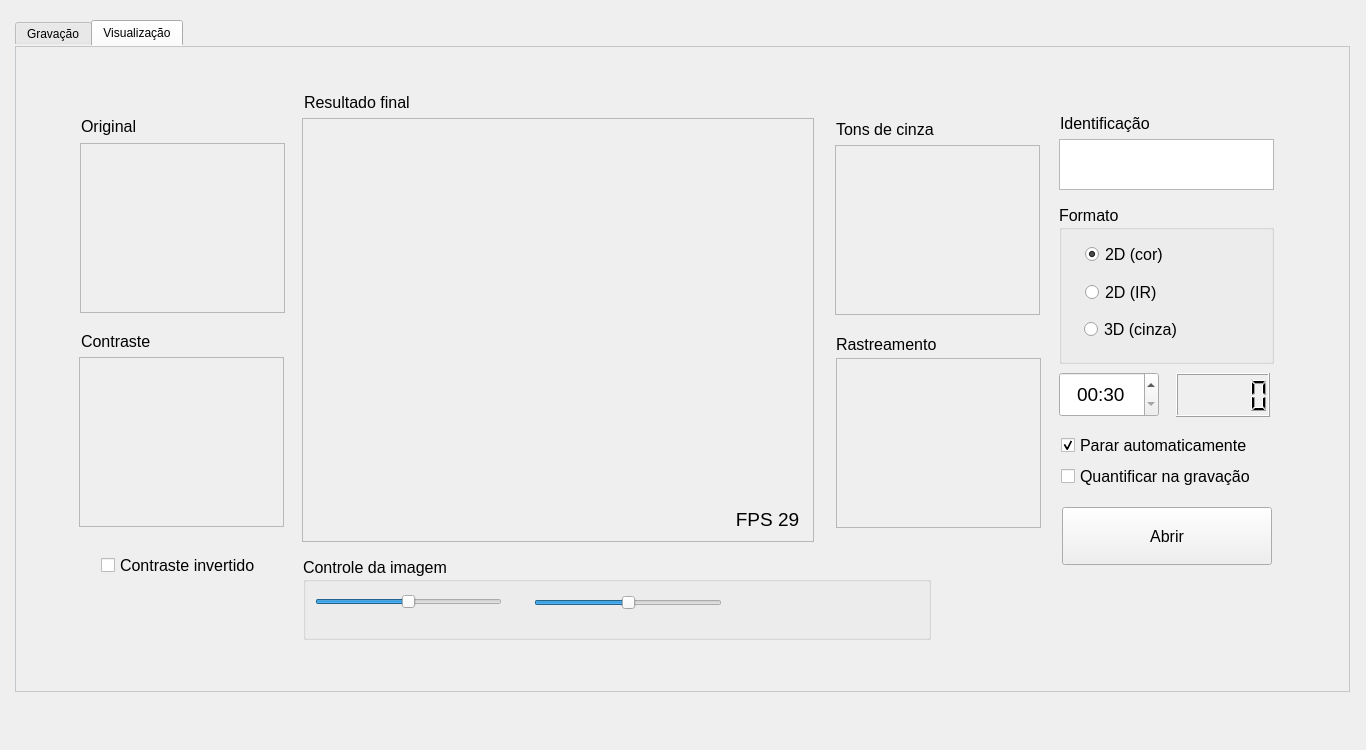
<?xml version="1.0" encoding="UTF-8"?>
<ui version="4.0">
 <class>MainWindow</class>
 <widget class="QMainWindow" name="MainWindow">
  <property name="windowModality">
   <enum>Qt::NonModal</enum>
  </property>
  <property name="geometry">
   <rect>
    <x>0</x>
    <y>0</y>
    <width>1366</width>
    <height>750</height>
   </rect>
  </property>
  <property name="maximumSize">
   <size>
    <width>16777215</width>
    <height>16777212</height>
   </size>
  </property>
  <property name="contextMenuPolicy">
   <enum>Qt::NoContextMenu</enum>
  </property>
  <property name="windowTitle">
   <string>Expt-o Morris</string>
  </property>
  <widget class="QWidget" name="centralWidget">
   <widget class="QTabWidget" name="tabViews">
    <property name="geometry">
     <rect>
      <x>15</x>
      <y>20</y>
      <width>1335</width>
      <height>672</height>
     </rect>
    </property>
    <property name="autoFillBackground">
     <bool>true</bool>
    </property>
    <property name="styleSheet">
     <string notr="true">QTabWidget::pane { /* The tab widget frame */
    border: 1px solid #C2C7CB;
}</string>
    </property>
    <property name="tabPosition">
     <enum>QTabWidget::North</enum>
    </property>
    <property name="currentIndex">
     <number>1</number>
    </property>
    <property name="movable">
     <bool>false</bool>
    </property>
    <widget class="QWidget" name="tab">
     <attribute name="title">
      <string>Gravação</string>
     </attribute>
     <widget class="QLabel" name="lblViewResultado">
      <property name="geometry">
       <rect>
        <x>293</x>
        <y>72</y>
        <width>512</width>
        <height>424</height>
       </rect>
      </property>
      <property name="minimumSize">
       <size>
        <width>0</width>
        <height>0</height>
       </size>
      </property>
      <property name="maximumSize">
       <size>
        <width>10000000</width>
        <height>10000000</height>
       </size>
      </property>
      <property name="baseSize">
       <size>
        <width>424</width>
        <height>424</height>
       </size>
      </property>
      <property name="mouseTracking">
       <bool>false</bool>
      </property>
      <property name="focusPolicy">
       <enum>Qt::TabFocus</enum>
      </property>
      <property name="contextMenuPolicy">
       <enum>Qt::CustomContextMenu</enum>
      </property>
      <property name="autoFillBackground">
       <bool>true</bool>
      </property>
      <property name="frameShape">
       <enum>QFrame::StyledPanel</enum>
      </property>
      <property name="text">
       <string/>
      </property>
      <property name="alignment">
       <set>Qt::AlignCenter</set>
      </property>
      <property name="indent">
       <number>0</number>
      </property>
     </widget>
     <widget class="QPushButton" name="btnGravar">
      <property name="geometry">
       <rect>
        <x>1050</x>
        <y>451</y>
        <width>216</width>
        <height>63</height>
       </rect>
      </property>
      <property name="minimumSize">
       <size>
        <width>3</width>
        <height>0</height>
       </size>
      </property>
      <property name="maximumSize">
       <size>
        <width>16777215</width>
        <height>16777215</height>
       </size>
      </property>
      <property name="font">
       <font>
        <pointsize>12</pointsize>
       </font>
      </property>
      <property name="text">
       <string>Gravar</string>
      </property>
     </widget>
     <widget class="QLabel" name="lblFPS">
      <property name="geometry">
       <rect>
        <x>712</x>
        <y>455</y>
        <width>89</width>
        <height>34</height>
       </rect>
      </property>
      <property name="font">
       <font>
        <pointsize>14</pointsize>
       </font>
      </property>
      <property name="text">
       <string>FPS 29</string>
      </property>
      <property name="alignment">
       <set>Qt::AlignCenter</set>
      </property>
     </widget>
     <widget class="QTimeEdit" name="cboTimerLimite">
      <property name="geometry">
       <rect>
        <x>1048</x>
        <y>325</y>
        <width>100</width>
        <height>45</height>
       </rect>
      </property>
      <property name="font">
       <font>
        <pointsize>14</pointsize>
       </font>
      </property>
      <property name="alignment">
       <set>Qt::AlignCenter</set>
      </property>
      <property name="displayFormat">
       <string>mm:ss</string>
      </property>
      <property name="time">
       <time>
        <hour>0</hour>
        <minute>0</minute>
        <second>30</second>
       </time>
      </property>
     </widget>
     <widget class="QGroupBox" name="grpFormato">
      <property name="geometry">
       <rect>
        <x>1048</x>
        <y>158</y>
        <width>215</width>
        <height>159</height>
       </rect>
      </property>
      <property name="font">
       <font>
        <pointsize>12</pointsize>
       </font>
      </property>
      <property name="title">
       <string>Formato</string>
      </property>
      <widget class="QRadioButton" name="rdb2Dinfra">
       <property name="geometry">
        <rect>
         <x>26</x>
         <y>74</y>
         <width>84</width>
         <height>27</height>
        </rect>
       </property>
       <property name="font">
        <font>
         <pointsize>12</pointsize>
        </font>
       </property>
       <property name="text">
        <string>2D (IR)</string>
       </property>
      </widget>
      <widget class="QRadioButton" name="rdb3Dcinza">
       <property name="geometry">
        <rect>
         <x>25</x>
         <y>111</y>
         <width>102</width>
         <height>27</height>
        </rect>
       </property>
       <property name="font">
        <font>
         <pointsize>12</pointsize>
        </font>
       </property>
       <property name="text">
        <string>3D (cinza)</string>
       </property>
      </widget>
      <widget class="QRadioButton" name="rdb2Dcinza">
       <property name="geometry">
        <rect>
         <x>26</x>
         <y>36</y>
         <width>105</width>
         <height>27</height>
        </rect>
       </property>
       <property name="font">
        <font>
         <pointsize>12</pointsize>
        </font>
       </property>
       <property name="text">
        <string>2D (cor)</string>
       </property>
       <property name="checked">
        <bool>true</bool>
       </property>
      </widget>
     </widget>
     <widget class="QTextEdit" name="txtId">
      <property name="geometry">
       <rect>
        <x>1058</x>
        <y>102</y>
        <width>194</width>
        <height>31</height>
       </rect>
      </property>
      <property name="font">
       <font>
        <pointsize>14</pointsize>
        <weight>50</weight>
        <bold>false</bold>
       </font>
      </property>
      <property name="frameShape">
       <enum>QFrame::NoFrame</enum>
      </property>
     </widget>
     <widget class="QLabel" name="lblFPSIR_2">
      <property name="geometry">
       <rect>
        <x>1049</x>
        <y>63</y>
        <width>107</width>
        <height>27</height>
       </rect>
      </property>
      <property name="font">
       <font>
        <pointsize>12</pointsize>
       </font>
      </property>
      <property name="text">
       <string>Identificação</string>
      </property>
     </widget>
     <widget class="QTextEdit" name="textEdit">
      <property name="enabled">
       <bool>true</bool>
      </property>
      <property name="geometry">
       <rect>
        <x>1048</x>
        <y>92</y>
        <width>215</width>
        <height>51</height>
       </rect>
      </property>
      <property name="readOnly">
       <bool>true</bool>
      </property>
     </widget>
     <widget class="QCheckBox" name="chkTrack">
      <property name="geometry">
       <rect>
        <x>1050</x>
        <y>420</y>
        <width>216</width>
        <height>19</height>
       </rect>
      </property>
      <property name="font">
       <font>
        <pointsize>12</pointsize>
       </font>
      </property>
      <property name="text">
       <string>Quantificar na gravação</string>
      </property>
     </widget>
     <widget class="QCheckBox" name="chkPararAuto">
      <property name="geometry">
       <rect>
        <x>1050</x>
        <y>388</y>
        <width>215</width>
        <height>20</height>
       </rect>
      </property>
      <property name="font">
       <font>
        <pointsize>12</pointsize>
       </font>
      </property>
      <property name="text">
       <string>Parar automaticamente</string>
      </property>
      <property name="checked">
       <bool>true</bool>
      </property>
     </widget>
     <widget class="QLCDNumber" name="lcdDisplay">
      <property name="geometry">
       <rect>
        <x>1165</x>
        <y>326</y>
        <width>94</width>
        <height>44</height>
       </rect>
      </property>
      <property name="frameShape">
       <enum>QFrame::Box</enum>
      </property>
      <property name="frameShadow">
       <enum>QFrame::Raised</enum>
      </property>
      <property name="segmentStyle">
       <enum>QLCDNumber::Filled</enum>
      </property>
     </widget>
     <widget class="QLabel" name="lblViewOriginal">
      <property name="geometry">
       <rect>
        <x>69</x>
        <y>96</y>
        <width>205</width>
        <height>170</height>
       </rect>
      </property>
      <property name="minimumSize">
       <size>
        <width>10</width>
        <height>10</height>
       </size>
      </property>
      <property name="maximumSize">
       <size>
        <width>1000000</width>
        <height>1000000</height>
       </size>
      </property>
      <property name="baseSize">
       <size>
        <width>424</width>
        <height>424</height>
       </size>
      </property>
      <property name="mouseTracking">
       <bool>false</bool>
      </property>
      <property name="focusPolicy">
       <enum>Qt::TabFocus</enum>
      </property>
      <property name="contextMenuPolicy">
       <enum>Qt::CustomContextMenu</enum>
      </property>
      <property name="autoFillBackground">
       <bool>true</bool>
      </property>
      <property name="frameShape">
       <enum>QFrame::StyledPanel</enum>
      </property>
      <property name="text">
       <string/>
      </property>
      <property name="alignment">
       <set>Qt::AlignCenter</set>
      </property>
      <property name="indent">
       <number>0</number>
      </property>
     </widget>
     <widget class="QLabel" name="lblViewContraste">
      <property name="geometry">
       <rect>
        <x>68</x>
        <y>310</y>
        <width>205</width>
        <height>170</height>
       </rect>
      </property>
      <property name="minimumSize">
       <size>
        <width>10</width>
        <height>10</height>
       </size>
      </property>
      <property name="maximumSize">
       <size>
        <width>1000000</width>
        <height>1000000</height>
       </size>
      </property>
      <property name="baseSize">
       <size>
        <width>424</width>
        <height>424</height>
       </size>
      </property>
      <property name="mouseTracking">
       <bool>false</bool>
      </property>
      <property name="focusPolicy">
       <enum>Qt::TabFocus</enum>
      </property>
      <property name="contextMenuPolicy">
       <enum>Qt::CustomContextMenu</enum>
      </property>
      <property name="autoFillBackground">
       <bool>true</bool>
      </property>
      <property name="frameShape">
       <enum>QFrame::StyledPanel</enum>
      </property>
      <property name="text">
       <string/>
      </property>
      <property name="alignment">
       <set>Qt::AlignCenter</set>
      </property>
      <property name="indent">
       <number>0</number>
      </property>
     </widget>
     <widget class="QLabel" name="lblFPSIR_3">
      <property name="geometry">
       <rect>
        <x>293</x>
        <y>42</y>
        <width>107</width>
        <height>27</height>
       </rect>
      </property>
      <property name="font">
       <font>
        <pointsize>12</pointsize>
       </font>
      </property>
      <property name="text">
       <string>Resultado final</string>
      </property>
     </widget>
     <widget class="QLabel" name="lblFPSIR_4">
      <property name="geometry">
       <rect>
        <x>70</x>
        <y>66</y>
        <width>107</width>
        <height>27</height>
       </rect>
      </property>
      <property name="font">
       <font>
        <pointsize>12</pointsize>
       </font>
      </property>
      <property name="text">
       <string>Original</string>
      </property>
     </widget>
     <widget class="QLabel" name="lblFPSIR_5">
      <property name="geometry">
       <rect>
        <x>70</x>
        <y>281</y>
        <width>107</width>
        <height>27</height>
       </rect>
      </property>
      <property name="font">
       <font>
        <pointsize>12</pointsize>
       </font>
      </property>
      <property name="text">
       <string>Contraste</string>
      </property>
     </widget>
     <widget class="QLabel" name="lblViewRastreamento">
      <property name="geometry">
       <rect>
        <x>825</x>
        <y>311</y>
        <width>205</width>
        <height>170</height>
       </rect>
      </property>
      <property name="minimumSize">
       <size>
        <width>10</width>
        <height>10</height>
       </size>
      </property>
      <property name="maximumSize">
       <size>
        <width>1000000</width>
        <height>1000000</height>
       </size>
      </property>
      <property name="baseSize">
       <size>
        <width>424</width>
        <height>424</height>
       </size>
      </property>
      <property name="mouseTracking">
       <bool>false</bool>
      </property>
      <property name="focusPolicy">
       <enum>Qt::TabFocus</enum>
      </property>
      <property name="contextMenuPolicy">
       <enum>Qt::CustomContextMenu</enum>
      </property>
      <property name="autoFillBackground">
       <bool>true</bool>
      </property>
      <property name="frameShape">
       <enum>QFrame::StyledPanel</enum>
      </property>
      <property name="text">
       <string/>
      </property>
      <property name="alignment">
       <set>Qt::AlignCenter</set>
      </property>
      <property name="indent">
       <number>0</number>
      </property>
     </widget>
     <widget class="QLabel" name="lblViewCinza">
      <property name="geometry">
       <rect>
        <x>824</x>
        <y>98</y>
        <width>205</width>
        <height>170</height>
       </rect>
      </property>
      <property name="minimumSize">
       <size>
        <width>10</width>
        <height>10</height>
       </size>
      </property>
      <property name="maximumSize">
       <size>
        <width>1000000</width>
        <height>1000000</height>
       </size>
      </property>
      <property name="baseSize">
       <size>
        <width>424</width>
        <height>424</height>
       </size>
      </property>
      <property name="mouseTracking">
       <bool>false</bool>
      </property>
      <property name="focusPolicy">
       <enum>Qt::TabFocus</enum>
      </property>
      <property name="contextMenuPolicy">
       <enum>Qt::CustomContextMenu</enum>
      </property>
      <property name="autoFillBackground">
       <bool>true</bool>
      </property>
      <property name="frameShape">
       <enum>QFrame::StyledPanel</enum>
      </property>
      <property name="text">
       <string/>
      </property>
      <property name="alignment">
       <set>Qt::AlignCenter</set>
      </property>
      <property name="indent">
       <number>0</number>
      </property>
     </widget>
     <widget class="QLabel" name="lblFPSIR_6">
      <property name="geometry">
       <rect>
        <x>825</x>
        <y>284</y>
        <width>107</width>
        <height>27</height>
       </rect>
      </property>
      <property name="font">
       <font>
        <pointsize>12</pointsize>
       </font>
      </property>
      <property name="text">
       <string>Rastreamento</string>
      </property>
     </widget>
     <widget class="QLabel" name="lblFPSIR_7">
      <property name="geometry">
       <rect>
        <x>825</x>
        <y>70</y>
        <width>107</width>
        <height>24</height>
       </rect>
      </property>
      <property name="font">
       <font>
        <pointsize>12</pointsize>
       </font>
      </property>
      <property name="text">
       <string>Tons de cinza</string>
      </property>
     </widget>
     <widget class="QGroupBox" name="groupBox">
      <property name="geometry">
       <rect>
        <x>292</x>
        <y>510</y>
        <width>628</width>
        <height>83</height>
       </rect>
      </property>
      <property name="font">
       <font>
        <pointsize>12</pointsize>
       </font>
      </property>
      <property name="title">
       <string>Controle da imagem</string>
      </property>
      <widget class="QSlider" name="sliderContraste">
       <property name="geometry">
        <rect>
         <x>12</x>
         <y>34</y>
         <width>187</width>
         <height>21</height>
        </rect>
       </property>
       <property name="minimum">
        <number>0</number>
       </property>
       <property name="maximum">
        <number>255</number>
       </property>
       <property name="value">
        <number>127</number>
       </property>
       <property name="orientation">
        <enum>Qt::Horizontal</enum>
       </property>
      </widget>
      <widget class="QSlider" name="sliderCirculo">
       <property name="geometry">
        <rect>
         <x>231</x>
         <y>35</y>
         <width>188</width>
         <height>22</height>
        </rect>
       </property>
       <property name="minimum">
        <number>100</number>
       </property>
       <property name="maximum">
        <number>212</number>
       </property>
       <property name="value">
        <number>156</number>
       </property>
       <property name="sliderPosition">
        <number>156</number>
       </property>
       <property name="orientation">
        <enum>Qt::Horizontal</enum>
       </property>
      </widget>
     </widget>
     <widget class="QCheckBox" name="chkInvertido">
      <property name="geometry">
       <rect>
        <x>90</x>
        <y>510</y>
        <width>183</width>
        <height>17</height>
       </rect>
      </property>
      <property name="font">
       <font>
        <pointsize>12</pointsize>
       </font>
      </property>
      <property name="text">
       <string>Contraste invertido</string>
      </property>
      <property name="checked">
       <bool>false</bool>
      </property>
     </widget>
     <zorder>textEdit</zorder>
     <zorder>lblViewResultado</zorder>
     <zorder>btnGravar</zorder>
     <zorder>lblFPS</zorder>
     <zorder>cboTimerLimite</zorder>
     <zorder>grpFormato</zorder>
     <zorder>txtId</zorder>
     <zorder>lblFPSIR_2</zorder>
     <zorder>chkTrack</zorder>
     <zorder>chkPararAuto</zorder>
     <zorder>lcdDisplay</zorder>
     <zorder>lblViewOriginal</zorder>
     <zorder>lblViewContraste</zorder>
     <zorder>lblFPSIR_3</zorder>
     <zorder>lblFPSIR_4</zorder>
     <zorder>lblFPSIR_5</zorder>
     <zorder>lblViewRastreamento</zorder>
     <zorder>lblViewCinza</zorder>
     <zorder>lblFPSIR_6</zorder>
     <zorder>lblFPSIR_7</zorder>
     <zorder>groupBox</zorder>
     <zorder>chkInvertido</zorder>
    </widget>
    <widget class="QWidget" name="tab_2">
     <attribute name="title">
      <string>Visualização</string>
     </attribute>
     <widget class="QPushButton" name="btnVisualizar">
      <property name="geometry">
       <rect>
        <x>1046</x>
        <y>460</y>
        <width>210</width>
        <height>58</height>
       </rect>
      </property>
      <property name="font">
       <font>
        <pointsize>12</pointsize>
       </font>
      </property>
      <property name="text">
       <string>Abrir</string>
      </property>
     </widget>
     <widget class="QLabel" name="lblViewPlay">
      <property name="geometry">
       <rect>
        <x>286</x>
        <y>71</y>
        <width>512</width>
        <height>424</height>
       </rect>
      </property>
      <property name="minimumSize">
       <size>
        <width>512</width>
        <height>424</height>
       </size>
      </property>
      <property name="maximumSize">
       <size>
        <width>512</width>
        <height>424</height>
       </size>
      </property>
      <property name="baseSize">
       <size>
        <width>512</width>
        <height>424</height>
       </size>
      </property>
      <property name="mouseTracking">
       <bool>false</bool>
      </property>
      <property name="focusPolicy">
       <enum>Qt::TabFocus</enum>
      </property>
      <property name="contextMenuPolicy">
       <enum>Qt::CustomContextMenu</enum>
      </property>
      <property name="autoFillBackground">
       <bool>true</bool>
      </property>
      <property name="frameShape">
       <enum>QFrame::StyledPanel</enum>
      </property>
      <property name="text">
       <string/>
      </property>
      <property name="alignment">
       <set>Qt::AlignCenter</set>
      </property>
      <property name="indent">
       <number>0</number>
      </property>
     </widget>
     <widget class="QCheckBox" name="chkPararAuto_2">
      <property name="geometry">
       <rect>
        <x>1045</x>
        <y>388</y>
        <width>215</width>
        <height>20</height>
       </rect>
      </property>
      <property name="font">
       <font>
        <pointsize>12</pointsize>
       </font>
      </property>
      <property name="text">
       <string>Parar automaticamente</string>
      </property>
      <property name="checked">
       <bool>true</bool>
      </property>
     </widget>
     <widget class="QTextEdit" name="txtId_2">
      <property name="geometry">
       <rect>
        <x>1053</x>
        <y>102</y>
        <width>194</width>
        <height>31</height>
       </rect>
      </property>
      <property name="font">
       <font>
        <pointsize>14</pointsize>
        <weight>50</weight>
        <bold>false</bold>
       </font>
      </property>
      <property name="frameShape">
       <enum>QFrame::NoFrame</enum>
      </property>
     </widget>
     <widget class="QTimeEdit" name="cboTimerPlay">
      <property name="geometry">
       <rect>
        <x>1043</x>
        <y>325</y>
        <width>100</width>
        <height>45</height>
       </rect>
      </property>
      <property name="font">
       <font>
        <pointsize>14</pointsize>
       </font>
      </property>
      <property name="alignment">
       <set>Qt::AlignCenter</set>
      </property>
      <property name="displayFormat">
       <string>mm:ss</string>
      </property>
      <property name="time">
       <time>
        <hour>0</hour>
        <minute>0</minute>
        <second>30</second>
       </time>
      </property>
     </widget>
     <widget class="QLabel" name="lblFPSIR_8">
      <property name="geometry">
       <rect>
        <x>820</x>
        <y>284</y>
        <width>107</width>
        <height>27</height>
       </rect>
      </property>
      <property name="font">
       <font>
        <pointsize>12</pointsize>
       </font>
      </property>
      <property name="text">
       <string>Rastreamento</string>
      </property>
     </widget>
     <widget class="QLabel" name="lblFPSIR_9">
      <property name="geometry">
       <rect>
        <x>65</x>
        <y>66</y>
        <width>107</width>
        <height>27</height>
       </rect>
      </property>
      <property name="font">
       <font>
        <pointsize>12</pointsize>
       </font>
      </property>
      <property name="text">
       <string>Original</string>
      </property>
     </widget>
     <widget class="QLCDNumber" name="lcdDisplayPlay">
      <property name="geometry">
       <rect>
        <x>1160</x>
        <y>326</y>
        <width>94</width>
        <height>44</height>
       </rect>
      </property>
      <property name="frameShape">
       <enum>QFrame::Box</enum>
      </property>
      <property name="frameShadow">
       <enum>QFrame::Raised</enum>
      </property>
      <property name="segmentStyle">
       <enum>QLCDNumber::Filled</enum>
      </property>
     </widget>
     <widget class="QLabel" name="lblFPSIR_10">
      <property name="geometry">
       <rect>
        <x>288</x>
        <y>42</y>
        <width>107</width>
        <height>27</height>
       </rect>
      </property>
      <property name="font">
       <font>
        <pointsize>12</pointsize>
       </font>
      </property>
      <property name="text">
       <string>Resultado final</string>
      </property>
     </widget>
     <widget class="QLabel" name="lblViewContraste_2">
      <property name="geometry">
       <rect>
        <x>63</x>
        <y>310</y>
        <width>205</width>
        <height>170</height>
       </rect>
      </property>
      <property name="minimumSize">
       <size>
        <width>10</width>
        <height>10</height>
       </size>
      </property>
      <property name="maximumSize">
       <size>
        <width>1000000</width>
        <height>1000000</height>
       </size>
      </property>
      <property name="baseSize">
       <size>
        <width>424</width>
        <height>424</height>
       </size>
      </property>
      <property name="mouseTracking">
       <bool>false</bool>
      </property>
      <property name="focusPolicy">
       <enum>Qt::TabFocus</enum>
      </property>
      <property name="contextMenuPolicy">
       <enum>Qt::CustomContextMenu</enum>
      </property>
      <property name="autoFillBackground">
       <bool>true</bool>
      </property>
      <property name="frameShape">
       <enum>QFrame::StyledPanel</enum>
      </property>
      <property name="text">
       <string/>
      </property>
      <property name="alignment">
       <set>Qt::AlignCenter</set>
      </property>
      <property name="indent">
       <number>0</number>
      </property>
     </widget>
     <widget class="QGroupBox" name="groupBox_2">
      <property name="geometry">
       <rect>
        <x>287</x>
        <y>510</y>
        <width>628</width>
        <height>83</height>
       </rect>
      </property>
      <property name="font">
       <font>
        <pointsize>12</pointsize>
       </font>
      </property>
      <property name="title">
       <string>Controle da imagem</string>
      </property>
      <widget class="QSlider" name="sliderContraste_2">
       <property name="geometry">
        <rect>
         <x>12</x>
         <y>34</y>
         <width>187</width>
         <height>21</height>
        </rect>
       </property>
       <property name="minimum">
        <number>0</number>
       </property>
       <property name="maximum">
        <number>255</number>
       </property>
       <property name="value">
        <number>127</number>
       </property>
       <property name="orientation">
        <enum>Qt::Horizontal</enum>
       </property>
      </widget>
      <widget class="QSlider" name="sliderCirculo_2">
       <property name="geometry">
        <rect>
         <x>231</x>
         <y>35</y>
         <width>188</width>
         <height>22</height>
        </rect>
       </property>
       <property name="minimum">
        <number>100</number>
       </property>
       <property name="maximum">
        <number>212</number>
       </property>
       <property name="value">
        <number>156</number>
       </property>
       <property name="sliderPosition">
        <number>156</number>
       </property>
       <property name="orientation">
        <enum>Qt::Horizontal</enum>
       </property>
      </widget>
     </widget>
     <widget class="QLabel" name="lblViewRastreamento_2">
      <property name="geometry">
       <rect>
        <x>820</x>
        <y>311</y>
        <width>205</width>
        <height>170</height>
       </rect>
      </property>
      <property name="minimumSize">
       <size>
        <width>10</width>
        <height>10</height>
       </size>
      </property>
      <property name="maximumSize">
       <size>
        <width>1000000</width>
        <height>1000000</height>
       </size>
      </property>
      <property name="baseSize">
       <size>
        <width>424</width>
        <height>424</height>
       </size>
      </property>
      <property name="mouseTracking">
       <bool>false</bool>
      </property>
      <property name="focusPolicy">
       <enum>Qt::TabFocus</enum>
      </property>
      <property name="contextMenuPolicy">
       <enum>Qt::CustomContextMenu</enum>
      </property>
      <property name="autoFillBackground">
       <bool>true</bool>
      </property>
      <property name="frameShape">
       <enum>QFrame::StyledPanel</enum>
      </property>
      <property name="text">
       <string/>
      </property>
      <property name="alignment">
       <set>Qt::AlignCenter</set>
      </property>
      <property name="indent">
       <number>0</number>
      </property>
     </widget>
     <widget class="QLabel" name="lblViewCinza_2">
      <property name="geometry">
       <rect>
        <x>819</x>
        <y>98</y>
        <width>205</width>
        <height>170</height>
       </rect>
      </property>
      <property name="minimumSize">
       <size>
        <width>10</width>
        <height>10</height>
       </size>
      </property>
      <property name="maximumSize">
       <size>
        <width>1000000</width>
        <height>1000000</height>
       </size>
      </property>
      <property name="baseSize">
       <size>
        <width>424</width>
        <height>424</height>
       </size>
      </property>
      <property name="mouseTracking">
       <bool>false</bool>
      </property>
      <property name="focusPolicy">
       <enum>Qt::TabFocus</enum>
      </property>
      <property name="contextMenuPolicy">
       <enum>Qt::CustomContextMenu</enum>
      </property>
      <property name="autoFillBackground">
       <bool>true</bool>
      </property>
      <property name="frameShape">
       <enum>QFrame::StyledPanel</enum>
      </property>
      <property name="text">
       <string/>
      </property>
      <property name="alignment">
       <set>Qt::AlignCenter</set>
      </property>
      <property name="indent">
       <number>0</number>
      </property>
     </widget>
     <widget class="QLabel" name="lblFPSIR_11">
      <property name="geometry">
       <rect>
        <x>820</x>
        <y>70</y>
        <width>107</width>
        <height>24</height>
       </rect>
      </property>
      <property name="font">
       <font>
        <pointsize>12</pointsize>
       </font>
      </property>
      <property name="text">
       <string>Tons de cinza</string>
      </property>
     </widget>
     <widget class="QLabel" name="lblFPSIR_12">
      <property name="geometry">
       <rect>
        <x>1044</x>
        <y>63</y>
        <width>107</width>
        <height>27</height>
       </rect>
      </property>
      <property name="font">
       <font>
        <pointsize>12</pointsize>
       </font>
      </property>
      <property name="text">
       <string>Identificação</string>
      </property>
     </widget>
     <widget class="QLabel" name="lblFPSIR_13">
      <property name="geometry">
       <rect>
        <x>65</x>
        <y>281</y>
        <width>107</width>
        <height>27</height>
       </rect>
      </property>
      <property name="font">
       <font>
        <pointsize>12</pointsize>
       </font>
      </property>
      <property name="text">
       <string>Contraste</string>
      </property>
     </widget>
     <widget class="QGroupBox" name="grpFormato_2">
      <property name="geometry">
       <rect>
        <x>1043</x>
        <y>158</y>
        <width>215</width>
        <height>159</height>
       </rect>
      </property>
      <property name="font">
       <font>
        <pointsize>12</pointsize>
       </font>
      </property>
      <property name="title">
       <string>Formato</string>
      </property>
      <widget class="QRadioButton" name="rdb2Dinfra_2">
       <property name="geometry">
        <rect>
         <x>26</x>
         <y>74</y>
         <width>84</width>
         <height>27</height>
        </rect>
       </property>
       <property name="font">
        <font>
         <pointsize>12</pointsize>
        </font>
       </property>
       <property name="text">
        <string>2D (IR)</string>
       </property>
      </widget>
      <widget class="QRadioButton" name="rdb3Dcinza_2">
       <property name="geometry">
        <rect>
         <x>25</x>
         <y>111</y>
         <width>102</width>
         <height>27</height>
        </rect>
       </property>
       <property name="font">
        <font>
         <pointsize>12</pointsize>
        </font>
       </property>
       <property name="text">
        <string>3D (cinza)</string>
       </property>
      </widget>
      <widget class="QRadioButton" name="rdb2Dcinza_2">
       <property name="geometry">
        <rect>
         <x>26</x>
         <y>36</y>
         <width>105</width>
         <height>27</height>
        </rect>
       </property>
       <property name="font">
        <font>
         <pointsize>12</pointsize>
        </font>
       </property>
       <property name="text">
        <string>2D (cor)</string>
       </property>
       <property name="checked">
        <bool>true</bool>
       </property>
      </widget>
     </widget>
     <widget class="QLabel" name="lblFPSPlay">
      <property name="geometry">
       <rect>
        <x>707</x>
        <y>455</y>
        <width>89</width>
        <height>34</height>
       </rect>
      </property>
      <property name="font">
       <font>
        <pointsize>14</pointsize>
       </font>
      </property>
      <property name="text">
       <string>FPS 29</string>
      </property>
      <property name="alignment">
       <set>Qt::AlignCenter</set>
      </property>
     </widget>
     <widget class="QLabel" name="lblViewOriginal_2">
      <property name="geometry">
       <rect>
        <x>64</x>
        <y>96</y>
        <width>205</width>
        <height>170</height>
       </rect>
      </property>
      <property name="minimumSize">
       <size>
        <width>10</width>
        <height>10</height>
       </size>
      </property>
      <property name="maximumSize">
       <size>
        <width>1000000</width>
        <height>1000000</height>
       </size>
      </property>
      <property name="baseSize">
       <size>
        <width>424</width>
        <height>424</height>
       </size>
      </property>
      <property name="mouseTracking">
       <bool>false</bool>
      </property>
      <property name="focusPolicy">
       <enum>Qt::TabFocus</enum>
      </property>
      <property name="contextMenuPolicy">
       <enum>Qt::CustomContextMenu</enum>
      </property>
      <property name="autoFillBackground">
       <bool>true</bool>
      </property>
      <property name="frameShape">
       <enum>QFrame::StyledPanel</enum>
      </property>
      <property name="text">
       <string/>
      </property>
      <property name="alignment">
       <set>Qt::AlignCenter</set>
      </property>
      <property name="indent">
       <number>0</number>
      </property>
     </widget>
     <widget class="QCheckBox" name="chkTrack_2">
      <property name="geometry">
       <rect>
        <x>1045</x>
        <y>420</y>
        <width>216</width>
        <height>19</height>
       </rect>
      </property>
      <property name="font">
       <font>
        <pointsize>12</pointsize>
       </font>
      </property>
      <property name="text">
       <string>Quantificar na gravação</string>
      </property>
     </widget>
     <widget class="QCheckBox" name="chkInvertido_2">
      <property name="geometry">
       <rect>
        <x>85</x>
        <y>510</y>
        <width>183</width>
        <height>17</height>
       </rect>
      </property>
      <property name="font">
       <font>
        <pointsize>12</pointsize>
       </font>
      </property>
      <property name="text">
       <string>Contraste invertido</string>
      </property>
      <property name="checked">
       <bool>false</bool>
      </property>
     </widget>
     <widget class="QTextEdit" name="textEdit_2">
      <property name="enabled">
       <bool>true</bool>
      </property>
      <property name="geometry">
       <rect>
        <x>1043</x>
        <y>92</y>
        <width>215</width>
        <height>51</height>
       </rect>
      </property>
      <property name="readOnly">
       <bool>true</bool>
      </property>
     </widget>
    </widget>
   </widget>
  </widget>
 </widget>
 <layoutdefault spacing="6" margin="11"/>
 <resources/>
 <connections/>
</ui>
